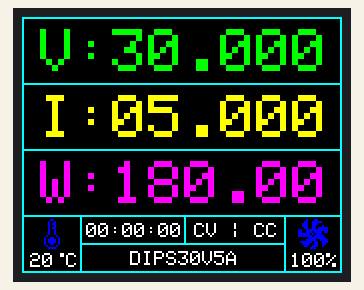
A sketch run on a simulated Arduino Uno, built with avr-gcc and run on an emulated ATmega328P. Parts: 160×128 colour display.

Above: at 0.2 s.
At 12.1 s:
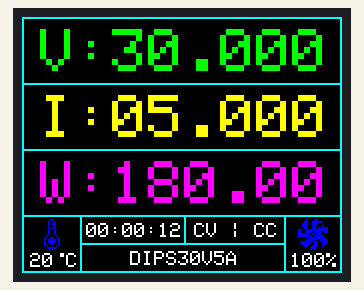
At 14.1 s:
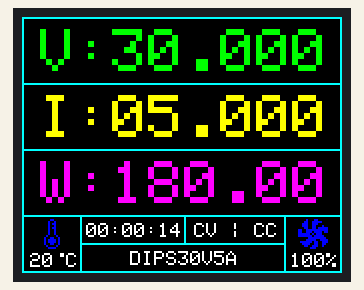
At 21.1 s:
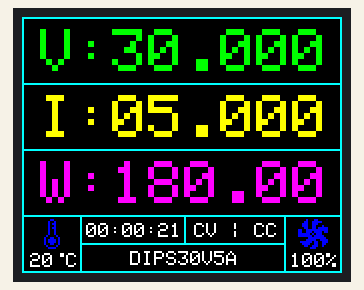
At 39.1 s:
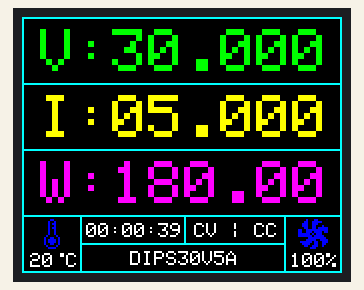

The sketch:

imagenes.ino
```cpp
#include <Adafruit_GFX.h>    // Core graphics library
#include <Adafruit_ST7735.h> // Hardware-specific library

#define TFT_DC         9    // pin tft
#define TFT_RST        8    // pin tft
#define TFT_CS         10   // pin tft

#define ST7735_BLACK 0x0000
#define ST7735_LIGHT_GRAY 0xBDF7
#define ST7735_DARK_GRAY 0x7BEF
#define ST7735_ORANGE 0xFBE0
#define ST7735_BROWN 0x79E0
#define ST7735_PINK 0xF81F
#define ST7735_BLUE 0x001F
#define ST7735_RED 0xF800
#define ST7735_GREEN 0x07E0
#define ST7735_CYAN 0x07FF
#define ST7735_MAGENTA 0xF81F
#define ST7735_YELLOW 0xFFE0
#define ST7735_WHITE 0xFFFF

Adafruit_ST7735 tft = Adafruit_ST7735(TFT_CS,  TFT_DC, TFT_RST);

const unsigned char cooler_icon [] PROGMEM = {

0x08, 0xc0,
0x19, 0xf0,
0x39, 0xc0,
0x39, 0x88,
0x19, 0xbe,
0xcf, 0xfe,
0xce, 0xf6,
0xfd, 0x70,
0xfe, 0xf8,
0x07, 0xfc,
0x0f, 0x9e,
0x7e, 0xce,
0x3c, 0xcc,
0x19, 0xc8,
0x03, 0x80

};

const unsigned char temp_icon [] PROGMEM = {

0x18,
0x24,
0x2c,
0x24,
0x2c,
0x24,
0x24,
0x24,
0x42,
0x99,
0xbd,
0xbd,
0x99,
0x42,
0x3c

};

void setup() {
  tft.initR(INITR_BLACKTAB);
  tft.setRotation(3);
  tft.fillScreen(ST7735_BLACK);
}

void loop() {

tft.drawBitmap(138,101,cooler_icon,15,15,ST7735_BLUE);
tft.drawBitmap(11,101,temp_icon,8,15,ST7735_BLUE);

tft.drawLine(0, 0, 160, 0, ST7735_CYAN);
tft.drawLine(0, 0, 0, 128, ST7735_CYAN);
tft.drawLine(0, 127, 160, 127, ST7735_CYAN);
tft.drawLine(159, 0, 159, 128, ST7735_CYAN);

tft.drawLine(0, 99, 160, 99, ST7735_CYAN);
tft.drawLine(30, 113, 131, 113, ST7735_CYAN);

tft.drawLine(131, 99, 131, 127, ST7735_CYAN);
tft.drawLine(29, 99, 29, 127, ST7735_CYAN);
tft.drawLine(81, 99, 81, 113, ST7735_CYAN);

tft.drawLine(0, 33, 160, 33, ST7735_CYAN);
tft.drawLine(0, 66, 160, 66, ST7735_CYAN);


  tft.setCursor(4, 118);
  tft.setTextColor(ST7735_WHITE);
  tft.setTextSize(0);
  tft.println("20 C");
  tft.setCursor(17, 113);
  tft.print(".");

  tft.setCursor(134, 118);
  tft.setTextColor(ST7735_WHITE);
  tft.setTextSize(0);
  tft.println("100%");

  tft.setTextColor(ST7735_GREEN);
  tft.setCursor(9, 6);
  tft.setTextSize(3);
  tft.println("V:30.000");
  tft.setTextColor(ST7735_YELLOW);
  tft.setCursor(9, 39);
  tft.setTextSize(3);
  tft.println("I:05.000");
  tft.setTextColor(ST7735_MAGENTA);
  tft.setCursor(9, 72);
  tft.setTextSize(3);
  tft.println("W:180.00");

  unsigned long runMillis = millis();
  unsigned long allSeconds = millis() / 1000;
  int runHours = allSeconds / 3600;
  int secsRemaining = allSeconds % 3600;
  int runMinutes = secsRemaining / 60;
  int runSeconds = secsRemaining % 60;

  char buf[21];
  sprintf(buf, "%02d:%02d:%02d", runHours, runMinutes, runSeconds);

  tft.setFont();
  tft.setRotation(3);
  tft.setTextWrap(true);
  tft.setTextSize(1);
  tft.setTextColor(ST7735_WHITE, ST7735_BLACK);

  tft.setCursor(32, 103);  // posicion (x,y)
  tft.println(buf);

  tft.setCursor(86, 103);  // posicion (x,y)
  tft.println("CV | CC");

  tft.setCursor(54, 117);  // posicion (x,y)
  tft.println("DIPS30V5A");
}
```

Measured:
- what the display in image 2 shows lasts 1.0 s, from 14.0 s to 15.0 s
